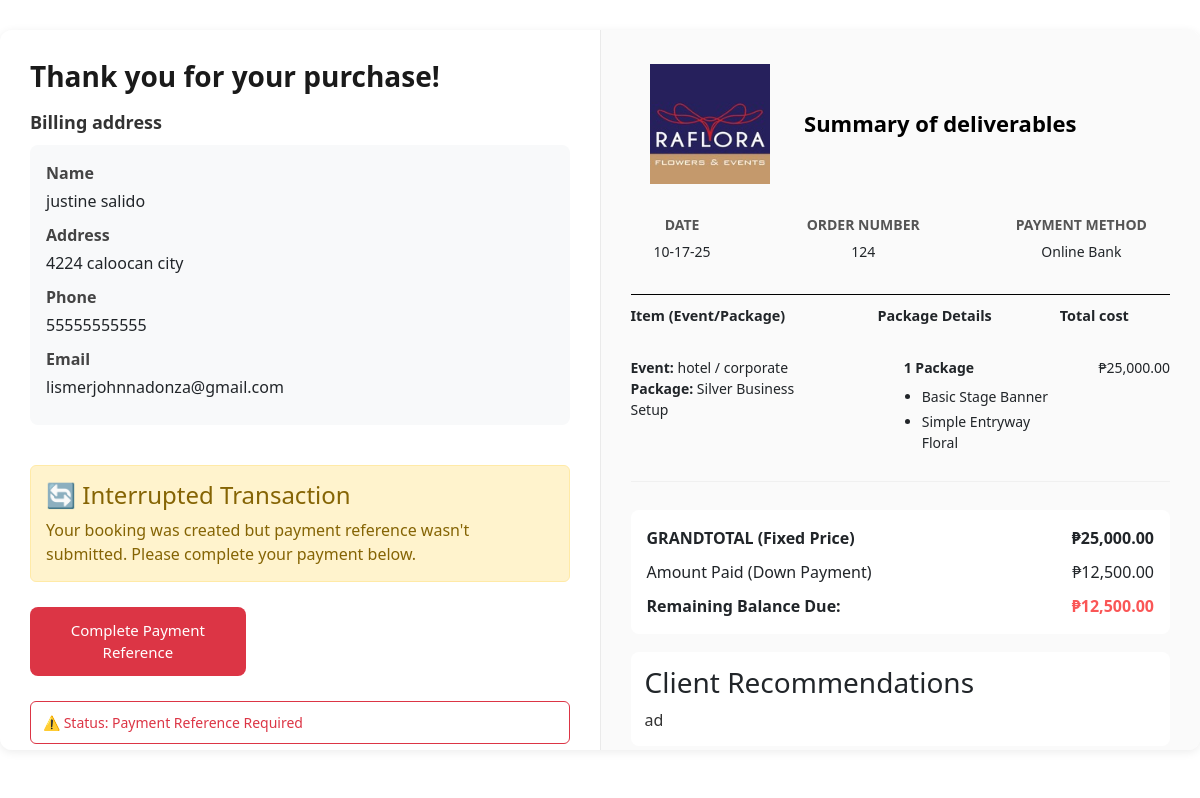
The page /user/billing.php?order_id=124&trigger_modal=1 (signed in) on the database its author committed.
### tables this page shows
CREATE TABLE `booking_tbl` (
  `booking_id` int(11) NOT NULL,
  `user_id` bigint(50) NOT NULL,
  `package_id` int(11) NOT NULL,
  `full_name` varchar(100) NOT NULL,
  `mobile_number` varchar(20) NOT NULL,
  `email` varchar(100) NOT NULL,
  `address` varchar(255) NOT NULL,
  `event_theme` varchar(50) NOT NULL,
  `packages` varchar(100) NOT NULL,
  `event_date` date NOT NULL,
  `event_time` time NOT NULL,
  `recommendations` text DEFAULT NULL,
  `design_document_path` varchar(255) DEFAULT NULL,
  `price_details` text DEFAULT NULL,
  `final_price` decimal(10,2) NOT NULL,
  `amount_due` decimal(10,2) NOT NULL,
  `payment_method` varchar(50) NOT NULL,
  `payment_details` varchar(100) DEFAULT NULL,
  `total_price` decimal(10,2) DEFAULT NULL,
  `payment_type` varchar(50) NOT NULL,
  `booking_status` varchar(50) NOT NULL DEFAULT 'UNPAID',
  `reference_number` varchar(100) DEFAULT NULL,
  `payment_proof_path` varchar(255) DEFAULT NULL,
  `amount_paid_submitted` decimal(10,2) DEFAULT NULL,
  `payment_date` datetime DEFAULT NULL,
  `created_at` timestamp NOT NULL DEFAULT current_timestamp(),
  `updated_at` timestamp NOT NULL DEFAULT current_timestamp() ON UPDATE current_timestamp(),
  `rejection_reason` text DEFAULT NULL
);

### user/billing.php (the view, shortened to what this page needs)
<?php
$db_host = 'localhost';
$db_name = 'raflora_enterprises';
$db_user = 'root';
$db_pass = '';
$orderId = intval($_GET['order_id']);
$conn = null;
try {
    $conn = new mysqli($db_host, $db_user, $db_pass, $db_name);
} catch (Exception $e) {
    die("Database Connection Error: " . $e->getMessage());
}
$booking = null;
$sql_booking = "SELECT user_id, full_name, mobile_number, email, address, event_theme, packages, design_document_path, event_date, event_time, recommendations, payment_method, payment_details, payment_type, total_price, amount_due, booking_status, reference_number, rejection_reason FROM booking_tbl WHERE booking_id = ?";
$stmt_booking = $conn->prepare($sql_booking);
$stmt_booking->bind_param("i", $orderId);
$stmt_booking->execute();
$result_booking = $stmt_booking->get_result();
if ($result_booking->num_rows > 0) {
    $booking = $result_booking->fetch_assoc();
} else {
    die("Error: Booking ID {$orderId} not found.");
}
$inclusions = "N/A";
if ($booking && !empty($booking['packages']) && !empty($booking['event_theme'])) {
    $sql_package = "SELECT inclusions FROM package_details_tbl WHERE package_name = ? AND event_type = ?";
    $stmt_package = $conn->prepare($sql_package);
    $stmt_package->bind_param("ss", $booking['packages'], $booking['event_theme']);
    $stmt_package->execute();
    $result_package = $stmt_package->get_result();
    if ($row_package = $result_package->fetch_assoc()) {
        $inclusions = $row_package['inclusions'];
    }
}
$showPaymentModal = false;
if (isset($_GET['trigger_modal']) && $_GET['trigger_modal'] == 1) {
    if ($booking && $booking['booking_status'] === 'PENDING_ORDER_CONFIRMATION') {
        $showPaymentModal = true;
    }
}
function format_price($price) {
    return '₱' . number_format($price, 2);
}
$totalPrice = (float)$booking['total_price'];
$amountDue = (float)$booking['amount_due'];
$remainingBalance = $totalPrice - $amountDue;
$formattedDate = date('m-d-y', strtotime($booking['event_date']));
?>
<!DOCTYPE html>
<html lang="en">
<head>
    <link rel="stylesheet" href="../assets/css/user/billing_modal.css">
    <link rel="stylesheet" href="../assets/css/user/billing.css">
    <link href="https://cdn.jsdelivr.net/npm/bootstrap@5.3.0/dist/css/bootstrap.min.css" rel="stylesheet">
</head>
<body>
  <div class="billing-container">
    <aside class="billing-left">
        <h1 style="font-size:28px; font-weight:800; margin-bottom:12px;">Thank you for your purchase!</h1>
        <h3 style="font-size:18px; margin-top:18px;">Billing address</h3>
        <div class="billing-address" style="margin-top:12px;">
            <p><strong>Name</strong><?php echo htmlspecialchars($booking['full_name']); ?></p>
            <p><strong>Address</strong><?php echo htmlspecialchars($booking['address']); ?></p>
            <p><strong>Phone</strong><?php echo htmlspecialchars($booking['mobile_number']); ?></p>
            <p><strong>Email</strong><?php echo htmlspecialchars($booking['email']); ?></p>
        </div>
        <div style="margin-top: 40px;">
            <?php if ($booking['booking_status'] == 'PENDING_ORDER_CONFIRMATION'): ?>
                <?php if ($showPaymentModal): ?>
                    <div class="interrupted-transaction-notice">
                        <h4>🔄 Interrupted Transaction</h4>
                        <p>Your booking was created but payment reference wasn't submitted. Please complete your payment below.</p>
                    </div>
                <?php endif; ?>
                <button class="submit-payment-btn" onclick="openBillingPaymentModal()" style="margin-top:25px; margin-bottom:25px; width:40%; <?php echo $showPaymentModal ? 'background: #dc3545; border-color: #dc3545;' : ''; ?>">
                     <?php echo $showPaymentModal ? 'Complete Payment Reference' : 'Submit Payment Reference'; ?>
                </button>
                <div class="status-indicator" style="margin-top:12px; <?php echo $showPaymentModal ? 'color: #dc3545;' : ''; ?>">
                    <?php echo $showPaymentModal ? '⚠️ Status: Payment Reference Required' : 'Status: Waiting for Payment Reference Submission'; ?>
                </div>
            <?php elseif ($booking['booking_status'] == 'PENDING_PAYMENT_VERIFICATION'): ?>
                <a href="../user/my_bookings.php" class="proceed-btn">View My Bookings</a>
                <div class="status-indicator" style="margin-top:12px;">Status: Waiting for Admin Payment Verification</div>
            <?php elseif ($booking['booking_status'] == 'APPROVED'): ?>
                <a href="../user/my_bookings.php" class="proceed-btn">View My Bookings</a>
                <div class="status-indicator" style="margin-top:25px; margin-bottom:25px; width:90%; background:#d4edda; border-color:#c3e6cb; color:#155724;">✅ Status: Booking Approved! Your event is confirmed.</div>
            <?php elseif ($booking['booking_status'] == 'COMPLETED'): ?>
                <a href="../user/my_bookings.php" class="proceed-btn">View My Bookings</a>
                <div class="status-indicator" style="margin-top:25px; margin-bottom:25px; width:90%; background:#e2e3e5; border-color:#d6d8db; color:#383d41;">✅ Status: Event Completed Successfully</div>
            <?php endif; ?>
        </div>
        <a href="#" class="feedback-link" id="showFeedbackCondition">Feedback and evaluation</a>
    </aside>
    <main class="billing-right">
        <div class="summary-header">
            <h2>Summary of deliverables</h2>
            <div>
                <img src="../assets/images/logo/raflora-logo.jpg" alt="RAFLORA Logo">
            </div>
            <div class="summary-info">
                <div><strong>Date</strong><div><?php echo $formattedDate; ?></div></div>
                <div><strong>Order number</strong><div><?php echo htmlspecialchars($orderId); ?></div></div>
                <div><strong>Payment method</strong><div><?php echo htmlspecialchars($booking['payment_method']); ?></div></div>
            </div>
        </div>
          <thead>
            <table class="sub-header">
                <tr>
                    <th>Item (Event/Package)</th>
                    <th>Package Details</th>
                    <th>Total cost</th>
                </tr>
            </table>
            </thead>
        <table class="summary-table">
            <tbody class="summary-body">
                <tr>
                    <td style="padding:12px 0;">
                        <strong>Event:</strong> <?php echo htmlspecialchars($booking['event_theme']); ?><br>
                        <strong>Package:</strong> <?php echo htmlspecialchars($booking['packages']); ?>
                    </td>
                    <td style="text-align:center; padding:12px 0;">
                    </td>
                    <td style="padding:12px 0;">
                        <span style="font-weight:bold;">1 Package</span>
                        <?php if ($inclusions !== 'N/A'): ?>
                            <ul class="inclusions-list" style="margin-top:8px; padding-left:18px;">
                                <?php
                                $items = preg_split('/<br\s*\/?>|\n/', $inclusions, -1, PREG_SPLIT_NO_EMPTY);
                                foreach ($items as $item) {
                                    echo '<li>' . trim($item) . '</li>';
                                }
                                ?>
                            </ul>
                        <?php else: ?>
                            <p style="font-style:italic; color:#777; margin-top:6px;">No detailed inclusions available.</p>
                        <?php endif; ?>
                    </td>
                    <td style="text-align:right; padding:12px 0;"><?php echo format_price($totalPrice); ?></td>
                </tr>
            </tbody>
        </table>
        <div style="margin-top:28px; padding:16px; background:#fff; border-radius:8px;">
            <div style="display:flex; justify-content:space-between; margin-bottom:10px;">
                <div><strong>GRANDTOTAL (Fixed Price)</strong></div>
                <div style="font-weight:800;"><?php echo format_price($totalPrice); ?></div>
            </div>
            <div style="display:flex; justify-content:space-between; margin-bottom:10px;">
                <div>Amount Paid (Down Payment)</div>
                <div><?php echo format_price($amountDue); ?></div>
            </div>
            <div style="display:flex; justify-content:space-between; margin-bottom:0;">
                <div><strong>Remaining Balance Due:</strong></div>
                <div style="font-weight:800; color:#fa5353fa;"><?php echo format_price($remainingBalance); ?></div>
            </div>
        </div>
        <div style="margin-top:18px; padding:14px; background:#fff; border-radius:8px;">
            <h3 style="margin:0 0 8px 0;">Client Recommendations</h3>
            <p style="color:#333; margin:0;"><?php echo nl2br(htmlspecialchars($booking['recommendations'])); ?></p>
        </div>
    </main>
  </div>
</body>
</html>

### assets/css/user/billing_modal.css (style rules this page uses)
.interrupted-transaction-notice { background: #fff3cd; border: 1px solid #ffeaa7; padding: 15px; border-radius: 6px; margin-bottom: 15px; }
.interrupted-transaction-notice h4 { margin: 0 0 8px 0; color: #856404; }
.interrupted-transaction-notice p { margin: 0; color: #856404; }

### assets/css/user/billing.css (style rules this page uses)
* { margin: 0; padding: 0; box-sizing: border-box; }
body { font-family: "Poppins", sans-serif; background-color: #f8f9fa; color: #333; line-height: 1.5; }
.billing-container { display: flex; max-width: 1400px; margin: 30px auto; background: #fff; border-radius: 12px; box-shadow: 0 2px 10px rgba(0, 0, 0, 0.08); overflow: hidden; height: 90vh; }
.billing-left { flex: 1; width: 40%; min-width: 320px; background: #ffffff; border-right: 1px solid #eaeaea; padding: 30px; position: sticky; top: 0; height: 100vh; overflow-y: auto; }
.billing-left h1 { font-size: 28px; font-weight: 700; margin-bottom: 8px; color: #1a1a1a; }
.billing-left h3 { font-size: 18px; font-weight: 600; margin-top: 24px; margin-bottom: 12px; color: #333; }
.billing-address { margin-top: 12px; background: #f8f9fa; padding: 16px; border-radius: 8px; }
.billing-address p { margin-bottom: 10px; display: flex; flex-direction: column; }
.billing-address strong { font-weight: 600; margin-bottom: 4px; color: #444; }
.billing-left a { color: #262627; text-decoration: none; }
.View-book-btn, .submit-payment-btn { display: block; width: 30%; padding: 12px; border: none; border-radius: 8px; font-weight: 500; font-size: 15px; cursor: pointer; transition: all 0.2s ease; margin-top: 10px; text-align: center; }
.feedback-link { margin-top: 30px; font-size: larger; }
.proceed-btn, .submit-payment-btn { display: block; width: 30%; padding: 12px; border: none; border-radius: 8px; font-weight: 500; font-size: 15px; cursor: pointer; transition: all 0.2s ease; margin-top: 10px; text-align: center; }
.submit-payment-btn { background-color: #1976d2; color: white; }
.status-indicator { margin-top: 12px; padding: 10px 12px; border-radius: 6px; font-size: 14px; border: 1px solid; }
.billing-right { display: block; flex: 1; height: 100vh; padding: 30px; overflow-y: auto; background: #fafafa; }
.summary-header { display: flex; flex-direction: column; align-items: center; text-align: center; border-bottom: 1px solid #000; }
.summary-header img { height: 120px; width: auto; margin-top: -80px; margin-bottom: 8px; margin-right: 380px; }
.summary-header h2 { margin-top: 50px; font-size: 22px; font-weight: 600; margin-left: 80px; color: #000000; }
.summary-info { display: flex; justify-content: center; align-items: center; gap: 6rem; padding: 12px 16px; border-radius: 8px; text-align: center; margin-bottom: 20px; font-size: 14px; }
.summary-info div { display: flex; flex-direction: column; align-items: center; }
.summary-info strong { font-weight: 600; text-transform: uppercase; color: #555; margin-top: 10px; margin-bottom: 6px; }
.sub-header { margin-top: 10px; height: 20px; width: 100%; font-size: 0.9rem; }
.summary-table { display: block; width: 100%; margin-top: 18px; border-collapse: collapse; font-size: 14px; }
.summary-table td { padding: 16px 0; vertical-align: top; border-bottom: 1px solid #f0f0f0; }
.summary-table th:nth-child(2), .summary-table td:nth-child(2) { text-align: center; width: 15%; }
.summary-table th:nth-child(3), .summary-table td:nth-child(3) { margin-right: 4px; }
.summary-table th:nth-child(4), .summary-table td:nth-child(4) { text-align: center; width: 20%; }
.inclusions-list { margin-top: 8px; padding-left: 18px; }
.inclusions-list li { margin-bottom: 4px; }

### rows shown on the page
booking_tbl: full_name "justine salido", address "4224 caloocan city", mobile_number "55555555555", email "lismerjohnnadonza@gmail.com", event_date "10-17-25", payment_method "Online Bank", event_theme "hotel / corporate", packages "Silver Business Setup", total_price "₱25,000.00", amount_due "₱12,500.00", format_price($remainingBalance) "₱12,500.00", recommendations "ad"

### other values the page prints
$orderId "124"
$item "Basic Stage Banner"
$item "Simple Entryway Floral"
